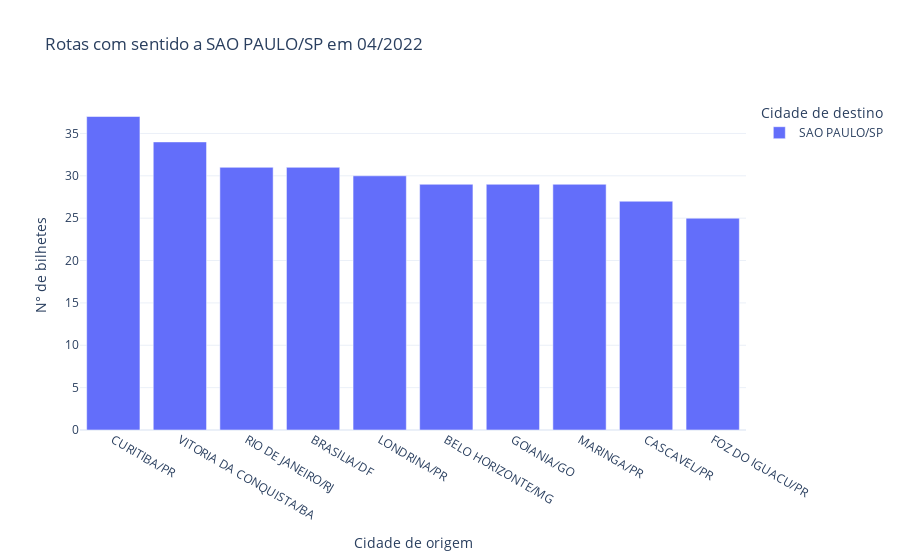

Write notebook code for a chart like this one.
### Markdown cell above
### As 10 cidades que mais possuem passageiros em direção a São Paulo em abril são:

### Code cell
rotas(df=bilhetes, data='04/2022', numAmostras=10, sentido=True, cidade='SAO PAULO/SP')

### Figure 1 — Plotly figure (JSON) as saved in the notebook; plotly's stock layout.template omitted (floating-point values rounded to 4 significant figures)
{"data": [{"alignmentgroup": "True", "hovertemplate": "Cidade de destino=SAO PAULO/SP<br>Cidade de origem=%{x}<br>N° de bilhetes=%{y}<extra></extra>", "legendgroup": "SAO PAULO/SP", "marker": {"color": "#636efa", "pattern": {"shape": ""}}, "name": "SAO PAULO/SP", "offsetgroup": "SAO PAULO/SP", "orientation": "v", "showlegend": true, "textposition": "auto", "type": "bar", "x": ["CURITIBA/PR", "VITORIA DA CONQUISTA/BA", "RIO DE JANEIRO/RJ", "BRASILIA/DF", "LONDRINA/PR", "BELO HORIZONTE/MG", "GOIANIA/GO", "MARINGA/PR", "CASCAVEL/PR", "FOZ DO IGUACU/PR"], "xaxis": "x", "y": [37, 34, 31, 31, 30, 29, 29, 29, 27, 25], "yaxis": "y"}], "layout": {"barmode": "relative", "legend": {"title": {"text": "Cidade de destino"}, "tracegroupgap": 0}, "title": {"text": "Rotas com sentido a SAO PAULO/SP em 04/2022"}, "xaxis": {"anchor": "y", "domain": [0, 1], "title": {"text": "Cidade de origem"}}, "yaxis": {"anchor": "x", "domain": [0, 1], "title": {"text": "N° de bilhetes"}}}}
